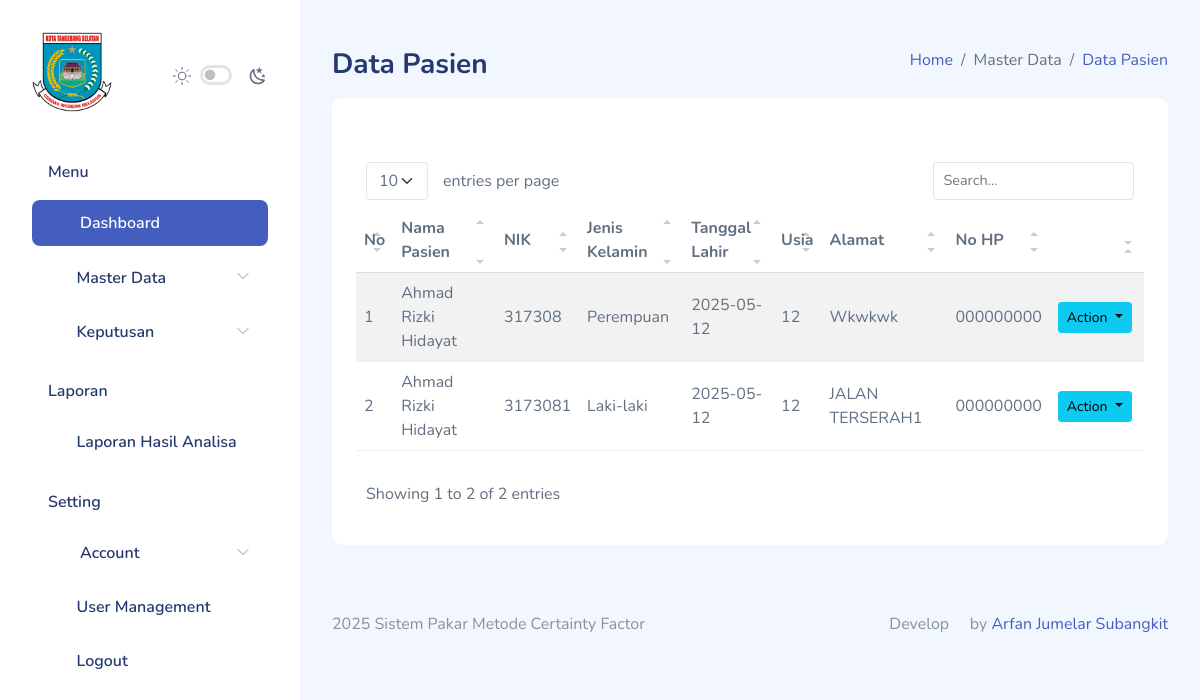
Page /data_pasien/index.php (signed in) on the committed database.
### tables this page shows
CREATE TABLE `pasien` (
  `id_pasien` int(11) NOT NULL,
  `user_id` int(11) NOT NULL,
  `nama_pasien` varchar(100) NOT NULL,
  `nik` varchar(30) NOT NULL,
  `jenis_kelamin` enum('Laki-laki','Perempuan') NOT NULL,
  `tanggal_lahir` date NOT NULL,
  `usia` int(11) DEFAULT NULL,
  `alamat` varchar(250) NOT NULL,
  `no_hp` varchar(15) DEFAULT NULL,
  `created_at` timestamp NOT NULL DEFAULT current_timestamp(),
  `updated_at` timestamp NULL DEFAULT NULL
);

### functions.php (called while the page is built, shortened)
<?php
$db = mysqli_connect("localhost", "root", "", "dev-arfan");
function query($query)
{
    global $db;
    $result = mysqli_query($db, $query);
    $rows = [];
    if ($result) {
        if (mysqli_num_rows($result) > 0) {
            while ($row = mysqli_fetch_assoc($result)) {
                $rows[] = $row;
            }
        }
    } else {
        echo "Error: " . mysqli_error($db);
    }
    return $rows;
}

### data_pasien/index.php (the view, shortened to what this page needs)
<?php
$user_id = $_SESSION['id'];
$role = $_SESSION['role'];
if ($role == 'Admin') {
    $d_pasien = query("SELECT * FROM pasien");
} elseif ($role == 'Perawat') {
    $d_pasien = query("SELECT * FROM pasien WHERE user_id = $user_id");
}
?>
<!DOCTYPE html>
<html lang="en">
<head>
    <link rel="stylesheet" href="../assets/extensions/simple-datatables/style.css">
    <link rel="stylesheet" href="../assets/compiled/css/table-datatable.css">
    <link rel="stylesheet" href="../assets/compiled/css/app.css">
    <link rel="stylesheet" href="../assets/compiled/css/app-dark.css">
    <link rel="stylesheet" href="../assets/compiled/css/iconly.css">
    <link rel="stylesheet" href="../assets/extensions/@fortawesome/fontawesome-free/css/all.min.css">
</head>
<body>
    <div id="app">
        <?php require_once '../partials/sidebar.php'; ?>
        <div id="main">
            <div class="page-heading">
                <div class="page-title">
                    <div class="row">
                        <div class="col-12 col-md-6 order-md-1 order-last mb-2">
                            <h3>Data Pasien</h3>
                        </div>
                        <div class="col-12 col-md-6 order-md-2 order-first">
                            <nav aria-label="breadcrumb" class="breadcrumb-header float-start float-lg-end">
                                <ol class="breadcrumb">
                                    <li class="breadcrumb-item"><a href="../home">Home</a></li>
                                    <li class="breadcrumb-item">Master Data</li>
                                    <li class="breadcrumb-item active" aria-current="page"><a href="">Data Pasien</a></li>
                                </ol>
                            </nav>
                        </div>
                    </div>
                </div>
                <section class="section">
                    <div class="card">
                        <div class="card-header">
                        </div>
                        <div class="card-body">
                            <table class="table table-striped" id="table1">
                                <thead>
                                    <tr>
                                        <th>No</th>
                                        <th>Nama Pasien</th>
                                        <th>NIK</th>
                                        <th>Jenis Kelamin</th>
                                        <th>Tanggal Lahir</th>
                                        <th>Usia</th>
                                        <th>Alamat</th>
                                        <th>No HP</th>
                                        <th></th>
                                    </tr>
                                </thead>
                                <tbody>
                                    <?php foreach ($d_pasien as $i => $pasien): ?>
                                        <tr>
                                            <td><?= $i + 1; ?></td>
                                            <td><?= $pasien["nama_pasien"]; ?></td>
                                            <td><?= $pasien["nik"]; ?></td>
                                            <td><?= $pasien["jenis_kelamin"]; ?></td>
                                            <td><?= $pasien["tanggal_lahir"]; ?></td>
                                            <td><?= $pasien["usia"]; ?></td>
                                            <td><?= $pasien["alamat"]; ?></td>
                                            <td><?= $pasien["no_hp"]; ?></td>
                                            <td>
                                                <div class="dropdown">
                                                    <button class="btn btn-sm btn-info dropdown-toggle me-1" type="button"
                                                        id="dropdownMenuButton3" data-bs-toggle="dropdown" aria-haspopup="true"
                                                        aria-expanded="false">
                                                        Action
                                                    </button>
                                                </div>
                                            </td>
                                        </tr>
                                    <?php endforeach; ?>
                                </tbody>
                            </table>
                        </div>
                    </div>
                </section>
            </div>
            <?php require_once '../partials/footer.php'; ?>
        </div>
    </div>
</body>
</html>

### assets/extensions/simple-datatables/style.css (style rules this page uses)
.dataTable-table { max-width: 100%; width: 100%; border-spacing: 0; border-collapse: separate; }
.dataTable-table > tbody > tr > td, .dataTable-table > tbody > tr > th, .dataTable-table > tfoot > tr > td, .dataTable-table > tfoot > tr > th, .dataTable-table > thead > tr > td, .dataTable-table > thead > tr > th { vertical-align: top; padding: 8px 10px; }
.dataTable-table > thead > tr > th { vertical-align: bottom; text-align: left; border-bottom: 1px solid #d9d9d9; }
.dataTable-table th { vertical-align: bottom; text-align: left; }

### rows in the picture
pasien: nama_pasien "Ahmad Rizki Hidayat", nik "317308", jenis_kelamin "Perempuan", tanggal_lahir "2025-05-12", usia "12", alamat "Wkwkwk", no_hp "000000000"
pasien: nama_pasien "Ahmad Rizki Hidayat", nik "3173081", jenis_kelamin "Laki-laki", tanggal_lahir "2025-05-12", usia "12", alamat "JALAN TERSERAH1", no_hp "000000000"
